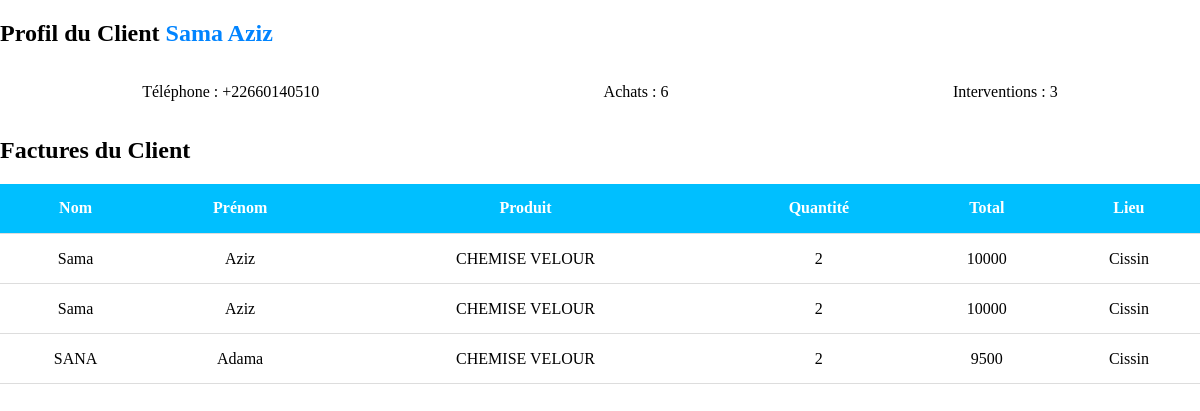
/client/116/ (signed in), run on the app's committed database.
### Gestion/models.py (models this page shows, shortened)
class Client(models.Model):
    Nom = models.CharField(max_length=25)
    Prenom = models.TextField()
    Telephone = models.CharField(max_length=8)
    Achats = models.IntegerField(default=1)
    Interventions = models.IntegerField(default=1)
    date_added = models.DateTimeField(auto_now=True)
    class meta:
        ordering = ['-date_added']
        verbose_name = ("Client")
        verbose_name_plurial = ("Clients")

class Facture(models.Model):
    No = models.AutoField(primary_key=True)
    Nom = models.CharField(max_length=25)
    Prenom = models.TextField()
    Telephone = models.CharField(max_length=8)
    Produit = models.ForeignKey(Produit, related_name='factures', on_delete=models.CASCADE)
    Quantite = models.IntegerField(default=1)
    Montant = models.IntegerField(default=1)
    Rabais = models.IntegerField(default=0)
    Total = models.IntegerField(default=0)
    Lieu = models.TextField(default="Boutique")
    Livreur = models.CharField(max_length=10, default="Boutique")
    date_et_heure = models.DateTimeField(default=timezone.now)
    EQUIPE_CHOICES = [
        ("equipe01", "equipe01"),
        ("equipe 02", "equipe 02"),
    ]
    Equipe = models.CharField(max_length=10, choices=EQUIPE_CHOICES, default="equipe01")
    class meta:
        ordering = ['-date_added']
        verbose_name = ("Facture")
        verbose_name_plural = ("Factures")

class Produit(models.Model):
    Name = models.CharField(max_length=15)
    Description = models.TextField()
    Prix = models.IntegerField(default=8500)
    Quantite = models.IntegerField(default=0)
    Id = models.CharField(max_length=30, primary_key=True)
    Image = models.ImageField(upload_to= 'media', blank=True)
    date_added = models.DateTimeField(auto_now=True)
    def __str__(self) -> str:
        return f"{self.Id}"
    class meta:
        ordering = ['-date_added']
        verbose_name = ("Produit")
        verbose_name_plurial = ("Produits")

### Gestion/views.py (the view)
# urls.py: path('client/<int:client_id>/',profil_client, name='profil_client'),
@login_required(login_url='login')
def profil_client(request, client_id):
    if request.method =="GET":
        client = Client.objects.get(pk=client_id)
        factures = Facture.objects.filter(Telephone=client.Telephone)
        context = {'client': client, 'factures': factures}
        return render(request, 'gestion/profil_client.html', context=context)

### Gestion/templates/gestion/profil_client.html (shortened to what this page needs)
<!DOCTYPE html>
<html>
<head>
</head>
<body>
    <h2>Profil du Client <span style="color:#0084ff; font-weight: bold;">{{ client.Nom }} {{ client.Prenom }}</span></h2>
    <div style="display: flex; justify-content: space-around;">
        <p>Téléphone : {{ client.Telephone }}</p>
        <p>Achats : {{ client.Achats }}</p>
        <p>Interventions : {{ client.Interventions }}</p>
    </div>
    <h2>Factures du Client</h2>
    <table>
        <tr>
            <th>Nom</th>
            <th>Prénom</th>
            <th>Produit</th>
            <th>Quantité</th>
            <th>Total</th>
            <th>Lieu</th>
        </tr>
        {% for facture in factures %}
        <tr onclick="window.location='{% url 'profil_facture' facture_id=facture.No %}';" style="cursor: pointer;">
                <td>{{ facture.Nom }}</td>
                <td>{{ facture.Prenom }}</td>
                <td>{{ facture.Produit }}</td>
                <td>{{ facture.Quantite }}</td>
                <td>{{ facture.Total }}</td>
                <td>{{ facture.Lieu }}</td>
        </tr>
        {% endfor %}
    </table>
</body>
</html>

### Gestion/templates/gestion/profil_client.html (style rules this page uses)
body, html { margin: 0; padding: 0; width: 100%; }
table { border-collapse: collapse; width: 100%; }
th, td { padding: 8px; text-align: left; border-bottom: 1px solid #ddd; text-align: center; }
th { background-color: #00bfff; color: white; text-align: center; }
tr { height: 50px; }

### data on the page
Client: Nom "Sama", Prenom "Aziz", Telephone "+22660140510", Achats "6", Interventions "3"
Facture: Nom "Sama", Prenom "Aziz", Produit "CHEMISE VELOUR", Quantite "2", Total "10000", Lieu "Cissin"
Facture: Nom "Sama", Prenom "Aziz", Produit "CHEMISE VELOUR", Quantite "2", Total "10000", Lieu "Cissin"
Facture: Nom "SANA", Prenom "Adama", Produit "CHEMISE VELOUR", Quantite "2", Total "9500", Lieu "Cissin"
